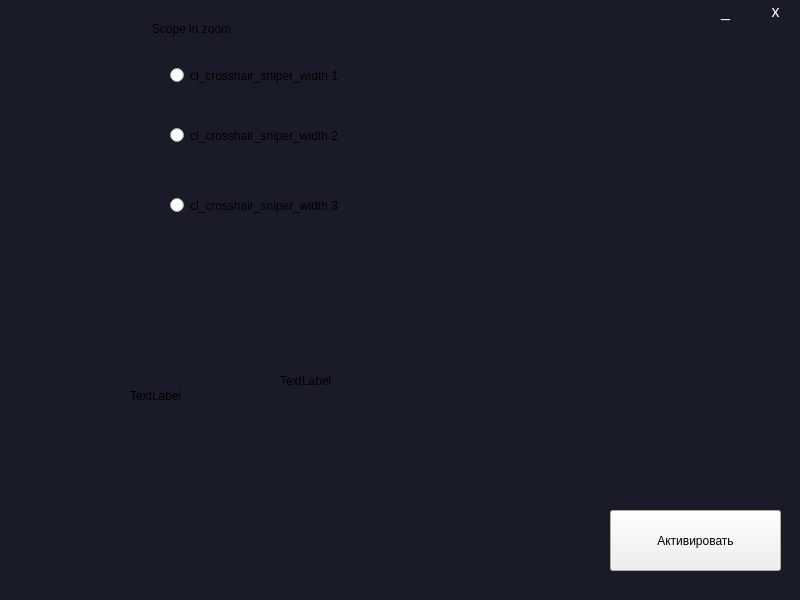
<?xml version="1.0" encoding="UTF-8"?>
<ui version="4.0">
 <class>MainWindow</class>
 <widget class="QMainWindow" name="MainWindow">
  <property name="geometry">
   <rect>
    <x>0</x>
    <y>0</y>
    <width>800</width>
    <height>600</height>
   </rect>
  </property>
  <property name="sizePolicy">
   <sizepolicy hsizetype="Fixed" vsizetype="Fixed">
    <horstretch>0</horstretch>
    <verstretch>0</verstretch>
   </sizepolicy>
  </property>
  <property name="minimumSize">
   <size>
    <width>800</width>
    <height>600</height>
   </size>
  </property>
  <property name="maximumSize">
   <size>
    <width>800</width>
    <height>600</height>
   </size>
  </property>
  <property name="windowTitle">
   <string>Lion</string>
  </property>
  <property name="statusTip">
   <string/>
  </property>
  <property name="styleSheet">
   <string notr="true">QMainWindow {
	background-color: #191B28;
}

</string>
  </property>
  <widget class="QWidget" name="centralwidget">
   <widget class="QPushButton" name="pushButton">
    <property name="geometry">
     <rect>
      <x>610</x>
      <y>510</y>
      <width>171</width>
      <height>61</height>
     </rect>
    </property>
    <property name="styleSheet">
     <string notr="true"/>
    </property>
    <property name="text">
     <string>Активировать</string>
    </property>
   </widget>
   <widget class="QPushButton" name="minimize_button">
    <property name="geometry">
     <rect>
      <x>700</x>
      <y>0</y>
      <width>51</width>
      <height>23</height>
     </rect>
    </property>
    <property name="styleSheet">
     <string notr="true">QPushButton {
                background-color: transparent;
                color: white;
                font-size: 16px;
                border: none;
            }
            QPushButton:hover {
                background-color: #444;
            }</string>
    </property>
    <property name="text">
     <string>_</string>
    </property>
   </widget>
   <widget class="QPushButton" name="close_button">
    <property name="geometry">
     <rect>
      <x>750</x>
      <y>0</y>
      <width>51</width>
      <height>23</height>
     </rect>
    </property>
    <property name="styleSheet">
     <string notr="true">QPushButton {
                background-color: transparent;
                color: white;
                font-size: 16px;
                border: none;
            }
            QPushButton:hover {
                background-color: #ff0000;
            }</string>
    </property>
    <property name="text">
     <string>x</string>
    </property>
   </widget>
   <widget class="QLabel" name="label_2">
    <property name="geometry">
     <rect>
      <x>130</x>
      <y>330</y>
      <width>141</width>
      <height>131</height>
     </rect>
    </property>
    <property name="text">
     <string>TextLabel</string>
    </property>
    <property name="scaledContents">
     <bool>true</bool>
    </property>
   </widget>
   <widget class="QLabel" name="label_3">
    <property name="geometry">
     <rect>
      <x>280</x>
      <y>280</y>
      <width>231</width>
      <height>201</height>
     </rect>
    </property>
    <property name="text">
     <string>TextLabel</string>
    </property>
    <property name="scaledContents">
     <bool>true</bool>
    </property>
   </widget>
   <widget class="QGroupBox" name="groupBox">
    <property name="geometry">
     <rect>
      <x>150</x>
      <y>20</y>
      <width>591</width>
      <height>231</height>
     </rect>
    </property>
    <property name="styleSheet">
     <string notr="true">border: 0px;</string>
    </property>
    <property name="title">
     <string>Scope in zoom</string>
    </property>
    <widget class="QRadioButton" name="radioButton_1">
     <property name="geometry">
      <rect>
       <x>20</x>
       <y>30</y>
       <width>191</width>
       <height>51</height>
      </rect>
     </property>
     <property name="styleSheet">
      <string notr="true"/>
     </property>
     <property name="text">
      <string>cl_crosshair_sniper_width 1</string>
     </property>
    </widget>
    <widget class="QRadioButton" name="radioButton_2">
     <property name="geometry">
      <rect>
       <x>20</x>
       <y>90</y>
       <width>191</width>
       <height>51</height>
      </rect>
     </property>
     <property name="styleSheet">
      <string notr="true">border: none;</string>
     </property>
     <property name="text">
      <string>cl_crosshair_sniper_width 2</string>
     </property>
    </widget>
    <widget class="QRadioButton" name="radioButton_3">
     <property name="geometry">
      <rect>
       <x>20</x>
       <y>160</y>
       <width>181</width>
       <height>51</height>
      </rect>
     </property>
     <property name="styleSheet">
      <string notr="true">border: none;</string>
     </property>
     <property name="text">
      <string>cl_crosshair_sniper_width 3</string>
     </property>
    </widget>
   </widget>
  </widget>
 </widget>
 <resources>
  <include location="../../OneDrive/Desktop/res.qrc"/>
 </resources>
 <connections/>
</ui>
